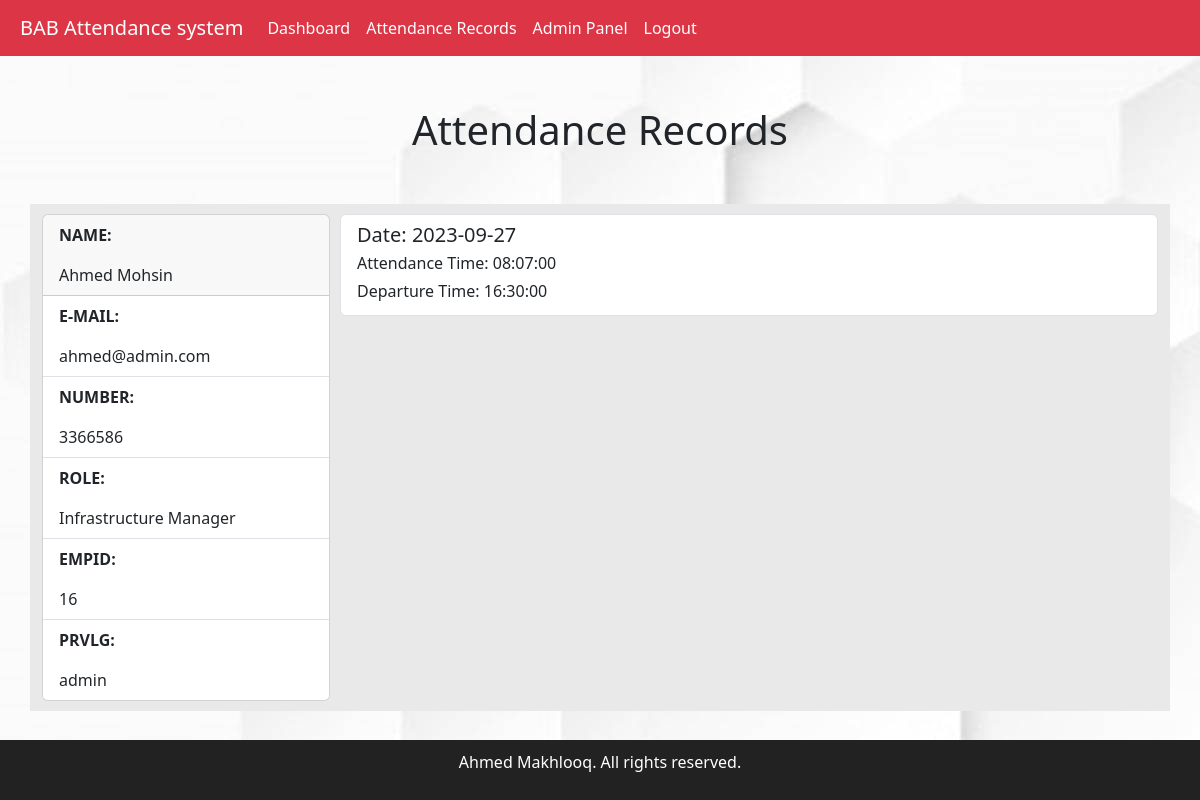
The page /interface/AttendanceRecords.php (signed in) on the database as committed earlier.
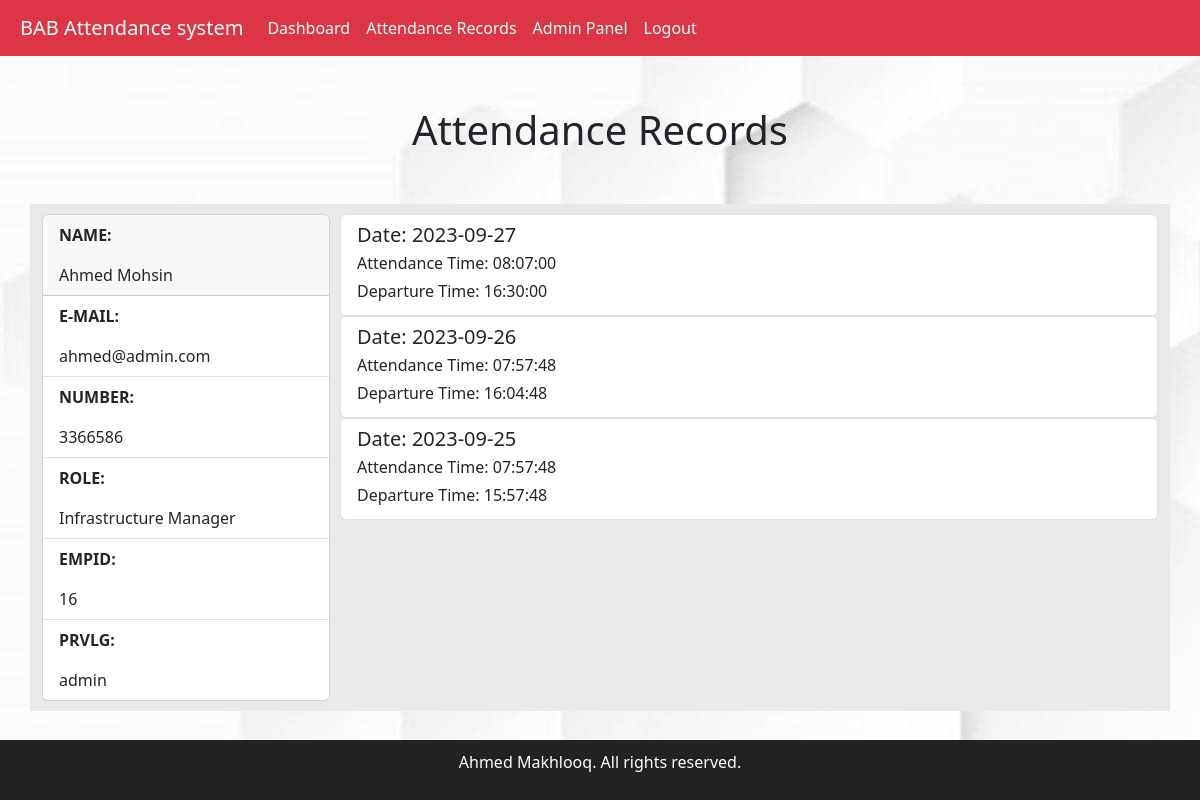
The same page on the database as committed later.
### tables this page shows
CREATE TABLE `users` (
  `user_id` int(11) NOT NULL,
  `username` varchar(255) NOT NULL,
  `password` varchar(255) NOT NULL,
  `email` varchar(255) NOT NULL,
  `number` int(11) NOT NULL,
  `role` varchar(255) NOT NULL,
  `user_type` enum('user','admin','','') NOT NULL
);

CREATE TABLE `attendance` (
  `attendance_id` int(11) NOT NULL,
  `user_id` int(11) NOT NULL,
  `date` date NOT NULL,
  `check_in_time` datetime NOT NULL,
  `check_out_time` datetime NOT NULL
);

### Controller/attendance-records-controller.php (called while the page is built)
<?php
include '../database.php';
$user_id = $_SESSION["user_id"];
$employee_query = $mysqli->prepare("SELECT * FROM `users` WHERE user_id = ?");
$employee_query->bind_param("i", $user_id);
$employee_query->execute();
$employee_result = $employee_query->get_result();
$attendance_query = $mysqli->prepare("SELECT *, TIME(check_in_time) AS check_in_time_converted, TIME(check_out_time) AS check_out_time_converted FROM `attendance` WHERE user_id = ?");
$attendance_query->bind_param("i", $user_id);
$attendance_query->execute();
$attendance_result = $attendance_query->get_result();
?>

### interface/AttendanceRecords.php (the view, shortened to what this page needs)
<?php
include '../header.php';
include '../Controller/attendance-records-controller.php';
?>
<!DOCTYPE html>
<html lang="en">
<head>
    <link rel="stylesheet" type="text/css" href="../css/AttendanceRecords.css">
    <link href="https://cdn.jsdelivr.net/npm/bootstrap@5.3.2/dist/css/bootstrap.min.css" rel="stylesheet">
</head>
<body>
    <h1 class="title">Attendance Records</h1>
    <div class="container">
        <div class="empInfo">
            <?php
            if ($employee_result->num_rows > 0) {
                $employee_data = $employee_result->fetch_assoc();
            ?>
                <div class="card" style="width: 18rem;">
                    <div class="card-header">
                        <p class="pTitle">NAME: </p><?php echo $employee_data["username"]; ?>
                    </div>
                    <ul class="list-group list-group-flush">
                        <li class="list-group-item">
                            <p class="pTitle">E-MAIL: </p> <?php echo $employee_data["email"]; ?>
                        </li>
                        <li class="list-group-item">
                            <p class="pTitle">NUMBER: </p><?php echo $employee_data["number"]; ?>
                        </li>
                        <li class="list-group-item">
                            <p class="pTitle">ROLE: </p> <?php echo $employee_data["role"]; ?>
                        </li>
                        <li class="list-group-item">
                            <p class="pTitle">EMPID: </p> <?php echo $employee_data["user_id"]; ?>
                        </li>
                        <li class="list-group-item">
                            <p class="pTitle">PRVLG: </p> <?php echo $employee_data["user_type"]; ?>
                        </li>
                    </ul>
                </div>
        </div>
    <?php
            } else {
                echo 'no such employee';
            }
    ?>
    <div class="AttendList">
        <?php
        if ($attendance_result->num_rows > 0) {
            while ($attendance_data = $attendance_result->fetch_assoc()) {
        ?>
                <div class="list-group">
                    <a href="#" class="list-group-item list-group-item-action flex-column align-items-start">
                        <div class="d-flex w-100 justify-content-between">
                            <h5 class="mb-1"> Date: <?php echo $attendance_data["date"]; ?></h5>
                        </div>
                        <p class="mb-1"><span>Attendance Time:</span> <?php echo $attendance_data["check_in_time_converted"]; ?> </p>
                        <p class="mb-1"><span> Departure Time: </span> <?php echo $attendance_data["check_out_time_converted"]; ?></p>
                    </a>
                </div>
        <?php
            }
        } else {
            echo 'no records found';
        }
        ?>
    </div>
    </div>
</body>
<?php
include '../footer.php';
?>
</html>

### header.php (shortened to what this page needs)
<!DOCTYPE html>
<html lang="en">
<head>
    <link rel="stylesheet" type="text/css" href="../css/header.css">
    <link href="https://cdn.jsdelivr.net/npm/bootstrap@5.3.2/dist/css/bootstrap.min.css" rel="stylesheet">
</head>
<body>
    <nav class="navbar navbar-expand-lg navbar-light bg-danger">
        <a class="navbar-brand" href="#">BAB Attendance system</a>
        <?php
        if (isset($_SESSION['email'])) {
            echo ' <button class="navbar-toggler" type="button" data-toggle="collapse" data-target="#navbarNav" aria-controls="navbarNav" aria-expanded="false" aria-label="Toggle navigation">
            <span class="navbar-toggler-icon"></span>
        </button>
        <div class="collapse navbar-collapse" id="navbarNav">
            <ul class="navbar-nav ml-auto">
                <li class="nav-item">
                    <a class="nav-link" href="../interface/dashboard.php">Dashboard</a>
                </li>
                <li class="nav-item">
                    <a class="nav-link" href="../interface/AttendanceRecords.php">Attendance Records</a>
                </li>';
                if (isset($_SESSION['user_type']) && $_SESSION['user_type'] === 'admin') {
                echo ' <li class="nav-item">
                <a class="nav-link" href="../interface/admin.php">Admin Panel</a>
                </li>';
                }
                echo '<li class="nav-item">
                <a class="nav-link" href="../interface/logout.php">Logout</a>
            </li>
            <li class="nav-item">
            </ul>
        </div>';
        }
        ?>
    </nav>
</body>
</html>

### footer.php (shortened to what this page needs)
<!DOCTYPE html>
<html lang="en">
<head>
    <link rel="stylesheet" type="text/css" href="../css/footer.css">
    <link href="https://cdn.jsdelivr.net/npm/bootstrap@5.3.2/dist/css/bootstrap.min.css" rel="stylesheet">
</head>
<div class="footerLow">
    <p>Ahmed Makhlooq. All rights reserved.</p>
</div>
</html>

### CSS/header.css (style rules this page uses)
.navbar-brand { padding-left: 20px; }
.navbar a { color: white; }

### css/AttendanceRecords.css (style rules this page uses)
.container { margin: 50px; display: flex; height: fit-content; padding: 10px; }
.container { background-color: rgb(233, 233, 233); }
body { background-image: url(../images/bg.jpg); }
.title { margin-top: 50px; display: flex; justify-content: center; align-items: center; }
.AttendList { width: 1000px; margin-left: 10px; }
.pTitle { font-weight: 700; }

### css/footer.css (style rules this page uses)
.footerLow { display: flexbox; align-items: center; justify-content: center; position: fixed; left: 0; bottom: 0; width: 100%; background-color: rgb(34, 34, 34); color: white; text-align: center; padding: 10px; }

Rows that differ between the two databases and show on the page:
added attendance: date "2023-09-26", check_in_time_converted "07:57:48", check_out_time_converted "16:04:48"
added attendance: date "2023-09-25", check_in_time_converted "07:57:48", check_out_time_converted "15:57:48"
